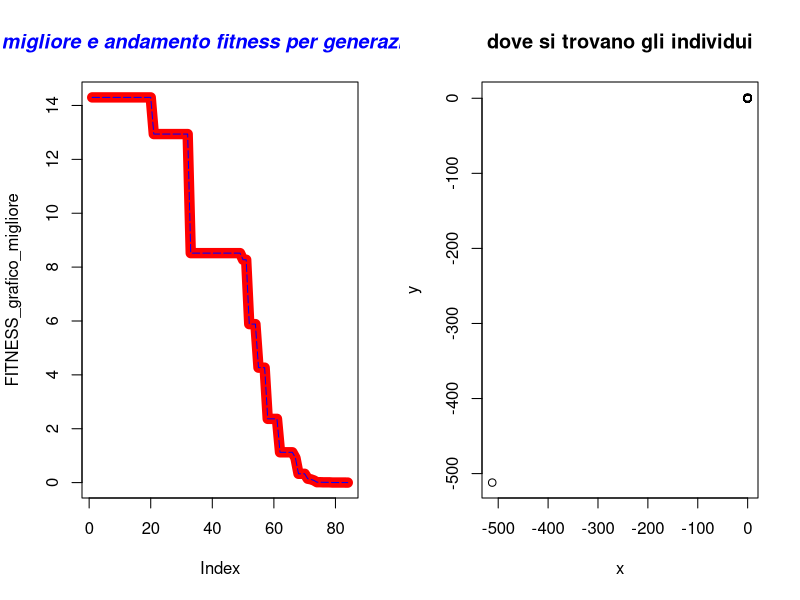

Write the R code that produced this figure.
#https://www.agnesevardanega.eu/wiki/r/grafici/parametri_grafici   link per parametri grafici
#  Author Nicola Bernabè ver 1.0 8/11/2021
# the implemented version of the GA refers to the following Journal: 
#

#prendo 2 individui che saranno i genitori presi casualmente dalla popolazione
mutazione_crossover_selezione<-function(Population,MAX_DIMENSION_POPULATION,genitori_1_2,CROSS_OVER_PROBABILITY,parametro_q,ub,lb,min_max,FUNZIONE_COSTO){
    #message(genitori_1_2[1]," rgrg ",genitori_1_2[2])
    #print(Population[1][genitori_1_2[1]])
    g1<-c(Population[1,genitori_1_2[1]],Population[2,genitori_1_2[1]],Population[3,genitori_1_2[1]])#k
    g2<-c(Population[1,genitori_1_2[2]],Population[2,genitori_1_2[2]],Population[3,genitori_1_2[2]])#p1
    g3<-c(Population[1,genitori_1_2[3]],Population[2,genitori_1_2[3]],Population[3,genitori_1_2[3]])#p2
    g4<-c(Population[1,genitori_1_2[4]],Population[2,genitori_1_2[4]],Population[3,genitori_1_2[4]])#p3
    x<-g2[1]+parametro_q*(g3[1]-g4[1])
    y<-g2[2]+parametro_q*(g3[2]-g4[2])
    if(x>ub[1]){
        x<-ub[1]
    }
    if(x<lb[1]){
        x<-lb[1]
    }
    if(y>ub[2]){
        y<-ub[2]
    }
    if(y<lb[2]){
        y<-lb[2]
    }
    mutazione<-c(x,y)#dopo aggiungo fitness
    #operatore crossover
    
    if(runif(1,  0,1)<=CROSS_OVER_PROBABILITY){
        if(runif(1,  0,1)<=0.5){#bisogna fare in modo che il figlio erediti qualcosa dal padre
            mutazione[1]<-g1[1]
            
        }else{
            mutazione[2]<-g1[2]
        }
        

    }#altrimenti g1 rimane invariato
    fitness<-FUNZIONE_COSTO(mutazione[1],mutazione[2])
    mutazione<-c(mutazione[1],mutazione[2],fitness)#dopo aggiungo fitness
    #2 motodo per crossover
    'I_1_e_I_2<-sample(1:(100), 2)
    I_1<-0
    I_2<-0
    if(I_1_e_I_2[1]<=I_1_e_I_2[2]){
        I_1<-I_1_e_I_2[1]
        I_2<-I_1_e_I_2[2]
    }else{
        I_1<-I_1_e_I_2[2]
        I_2<-I_1_e_I_2[1]
        
    }
    random_n<-sample(1:100, 1)
    if(random_n>=I_1 & random_n<=I_2){#metto direttamente i valori nella popolazione
        Population[1,genitori_1_2[1]]<-mutazione[1]
        Population[2,genitori_1_2[1]]<-mutazione[2]
        Population[3,genitori_1_2[1]]<-mutazione[3]
    }else{
        Population[1,genitori_1_2[1]]<-g1[1]
        Population[2,genitori_1_2[1]]<-g1[2]
        Population[3,genitori_1_2[1]]<-g1[3]
    }'
    #operazione selezione
    if(min_max==-1){#minimizzare
        if(mutazione[3]<=g1[3]){#controllo fitness
        Population[1,genitori_1_2[1]]<-mutazione[1]
        Population[2,genitori_1_2[1]]<-mutazione[2]
        Population[3,genitori_1_2[1]]<-mutazione[3]
    }else{
        Population[1,genitori_1_2[1]]<-g1[1]
        Population[2,genitori_1_2[1]]<-g1[2]
        Population[3,genitori_1_2[1]]<-g1[3]

    }
    }else{#massimizzare
    if(mutazione[3]>=g1[3]){#controllo fitness
        Population[1,genitori_1_2[1]]<-mutazione[1]
        Population[2,genitori_1_2[1]]<-mutazione[2]
        Population[3,genitori_1_2[1]]<-mutazione[3]
    }else{
        Population[1,genitori_1_2[1]]<-g1[1]
        Population[2,genitori_1_2[1]]<-g1[2]
        Population[3,genitori_1_2[1]]<-g1[3]

    }


    }
    
    #print(g1[1][genitori_1_2[1]])
    
    #print(Population)
    #print(Population[1,genitori_1_2[1]])
    return(Population)
}
aggiorno_file_individui<-function(Population,MAX_DIMENSION_POPULATION,generazione){
                individuo<-c()
                x<-c()
                y<-c()
                fitness<-c()
                for(i in 1:MAX_DIMENSION_POPULATION) {
                    x<-c(x,Population[1,i])
                    y<-c(y,Population[2,i])
                    fitness<-c(fitness,Population[3,i])
                    
                    }
            df<-data.frame(x,y,fitness)
            #nome_file<-"generazione"+generazione+".cvs"
            nome_file = paste("DE generazione ",generazione,".txt",sep="")
            #write.csv(df, file=nome_file,sep=";",row.names=FALSE)
            write.table(df, file= nome_file,sep=";",row.names=FALSE)
            }



#aggiorni migliore fitness
aggiorna_fitness<-function(BEST_FITNESS,Migliore_fitness_generazione){
            BEST_FITNESS[1]<-Migliore_fitness_generazione[1]
            BEST_FITNESS[2]<-Migliore_fitness_generazione[2]
            BEST_FITNESS[3]<-Migliore_fitness_generazione[3]
    return(BEST_FITNESS)


}

#scorro su tutti gli individui e cerco il fitneess migliore
controllo_migliore_fitness<-function(Population,MAX_UNKNOWNS,min_max){
    BEST_FITNESS<-c(Population[1,1],Population[2,1],Population[3,1])
    for(i in 2:dim(Population)[2]) {
        if(BEST_FITNESS[3]>Population[3,i] && min_max==-1){#minimizzo
            BEST_FITNESS[1]<-Population[1,i]
            BEST_FITNESS[2]<-Population[2,i]
            BEST_FITNESS[3]<-Population[3,i]

        }else if(BEST_FITNESS[3]<Population[3,i] && min_max==1){
            BEST_FITNESS[1]<-Population[1,i]
            BEST_FITNESS[2]<-Population[2,i]
            BEST_FITNESS[3]<-Population[3,i]
        }


    }

    return(c(BEST_FITNESS[1],BEST_FITNESS[2],BEST_FITNESS[3]))
}




#inizializzo la matrice
inizializzazione<-function(ub, lb,MAX_UNKNOWNS,MAX_DIMENSION_POPULATION,FUNZIONE_COSTO){
    Population<-matrix(1:1,nrow <- MAX_UNKNOWNS+1, ncol <- MAX_DIMENSION_POPULATION)#oltre alla x e y ci aggiungo anche la fitness, così ho 3 righe
    numero_casuale_x<-1
    numero_casuale_y <-1
    for(i in 1:dim(Population)[2]) {
        numero_casuale_x <- runif(1, lb[1],ub[1] )
        numero_casuale_y <- runif(1,  lb[2],ub[2])
        Population[1,i] <-numero_casuale_x
        Population[2,i] <-numero_casuale_y
        Population[3,i] <-FUNZIONE_COSTO(Population[1,i],Population[2,i])

    }


    return (Population)
}


mainDE<-function(ub,lb,MAX_UNKNOWNS,MAX_DIMENSION_POPULATION,MAXIMUM_GENERATION_NUMBER,STAZIONARIETA,precisione,min_max,stampo_generazione,CROSS_OVER_PROBABILITY,parametro_q,FUNZIONE_COSTO){
    

    Population<-inizializzazione(ub, lb,MAX_UNKNOWNS,MAX_DIMENSION_POPULATION,FUNZIONE_COSTO)#inizializzo la popolazione
    BEST_FITNESS<-controllo_migliore_fitness(Population,MAX_UNKNOWNS,min_max)
    FITNESS_grafico_migliore<-c()
    FITNESS_grafico_migliore_generazione<-c()
    #iterazioni calcolo per trovare il minimo
    indice_stazionarieta<-0#aumenta ad ogni generazione
    n_generazioni<-0
    for(i in 1:MAXIMUM_GENERATION_NUMBER){
        n_generazioni<-i
        for(j_iterazioni_individui in 1:MAX_DIMENSION_POPULATION/2){#mescolo e faccio accoppiare gli individui della generazione corrente
            genitori_1_2_indici<-sample(1:(MAX_DIMENSION_POPULATION), 4)#4 individui casuali e sono sicuro che siano diversi grazie alla funzione
            Population<-mutazione_crossover_selezione(Population,MAX_DIMENSION_POPULATION,genitori_1_2_indici,CROSS_OVER_PROBABILITY,parametro_q,ub,lb,min_max,FUNZIONE_COSTO)
            #print(Population)

            
            
            #print(BEST_FITNESS)


        }
        Migliore_fitness_generazione<-controllo_migliore_fitness(Population,MAX_UNKNOWNS,min_max)
        #print(Migliore_fitness_generazione)
        if(Migliore_fitness_generazione[3]<BEST_FITNESS[3]  && min_max==-1){#minimizzo
            BEST_FITNESS<-aggiorna_fitness(BEST_FITNESS,Migliore_fitness_generazione)
            indice_stazionarieta=0#ritorno a 0 la stazionarietà
            message("migliore soluzione-> x ",BEST_FITNESS[1]," y ",BEST_FITNESS[2]," fitness ",BEST_FITNESS[3])
        }else if(Migliore_fitness_generazione[3]>BEST_FITNESS[3]  && min_max==1){#minimizzo
            BEST_FITNESS<-aggiorna_fitness(BEST_FITNESS,Migliore_fitness_generazione)
            indice_stazionarieta=0#ritorno a 0 la stazionarietà
            message("migliore soluzione-> x ",BEST_FITNESS[1]," y ",BEST_FITNESS[2]," fitness ",BEST_FITNESS[3])
        }
        FITNESS_grafico_migliore<-c(FITNESS_grafico_migliore,BEST_FITNESS[3])
        FITNESS_grafico_migliore_generazione<-c(FITNESS_grafico_migliore_generazione,Migliore_fitness_generazione[3])

        if(indice_stazionarieta>=STAZIONARIETA){
            message("troppo stazionaria ","generazione-> ",i," stazionario->",indice_stazionarieta)
            aggiorno_file_individui(Population,MAX_DIMENSION_POPULATION,i)
            break
        }else{
            indice_stazionarieta=indice_stazionarieta+1
        }
        if((i%%stampo_generazione)==0){#stampo così so che sta facendo qualcosa
        
            message("generazione-> ",i," stazionario->",indice_stazionarieta)
            aggiorno_file_individui(Population,MAX_DIMENSION_POPULATION,i)
            

        }
        if(BEST_FITNESS[3]<precisione && min_max==-1){
            message("finito algoritmo DE, sono riuscito ad avere una soluzione molto buona ed è ",BEST_FITNESS[3]," alla generazione-> ",i)
            aggiorno_file_individui(Population,MAX_DIMENSION_POPULATION,i)
            break
        }else if(BEST_FITNESS[3]>precisione && min_max==1){
            message("finito algoritmo DE, sono riuscito ad avere una soluzione molto buona ed è ",BEST_FITNESS[3]," alla generazione-> ",i)
            aggiorno_file_individui(Population,MAX_DIMENSION_POPULATION,i)
            break
        }
            
        
    }
    windows()
    par(mfrow=c(1,2))
    plot(FITNESS_grafico_migliore, type="l", col="red",lwd=10)
    lines(FITNESS_grafico_migliore_generazione, type="l", col="blue",lty=5)
    title(main="migliore e andamento fitness per generazione", col.main="blue", font.main="4")

    x_individui<-c()
    y_individui<-c()
    for(x_y in 1:MAX_DIMENSION_POPULATION){
        x_individui<-c(x_individui,Population[1,x_y])
        y_individui<-c(y_individui,Population[2,x_y])

    }

    plot(x_individui, y_individui, xlab="x",ylab="y", main="dove si trovano gli individui") 
    BEST_FITNESS<-list(BEST_FITNESS,"DE",n_generazioni)
    return(BEST_FITNESS)
 
}

#miliardo
#ub<-c(1000000000,1000000000)  # upper bound of the unknowns
#lb<-c(-1000000000,-1000000000)  #lower bound of the unknowns
#aumeto_diminuisco_percentuale_valore=0.1
#milione
#ub<-c(1000000,1000000)  # upper bound of the unknowns
#lb<-c(-1000000,-1000000)  #lower bound of the unknowns
#aumeto_diminuisco_percentuale_valore=0.1
#mille
#ub<-c(100,100)  # upper bound of the unknowns
#lb<-c(-100,-100)  #lower bound of the unknowns

ub<-c(512,512)  
lb<-c(-512,-512)

parametro_q=0.1
#parametro_q=0.5
MAX_UNKNOWNS<-2  #numero variabili
MAX_DIMENSION_POPULATION<-1000#dimensione popolazione
CROSS_OVER_PROBABILITY<-0.65#probabilità per ogni generazione di usare il cross-over   in generale 0.65
   


MAXIMUM_GENERATION_NUMBER<-1000000
STAZIONARIETA<-10000
min_max<--1#-1 minimizzo,1 massimizzo
percentuale_generazione_stampo<-10  #ogni 10% delle generazioni fatte stampo su file tutti gli individui
stampo_generazione<-MAXIMUM_GENERATION_NUMBER/percentuale_generazione_stampo
#massimizzo
#precisione<-11.999999#Parabolic Function
#precisione<-79.999#rastrigin function 
#precisione<-414.23847913128#Parabolic Function

#minimizzo
precisione<-0.001#
#precisione<--0.999999#Easom function
#precisione<-0.2925789999#Schaffer function N. 4 f(0,+-1.25313)=0.292579
#precisione<--0.999999#per funzioni con minimo negativo
#precisione<--959.6406#Eggholder function   f(512,404.2319)=-959.6407   i domini x e y   ub<-c(512,512)  lb<-c(-512,-512)


FUNZIONE_COSTO<-function(x,y){
    #z<-(100*(y-(x)^2)^2)+(1-x)^2#FUNZIONE_COSTO banana  f(1,1)=0
    #z<-((1-x)^2)+100*((y-x^2))^2#Rosenbrock function constrained with a cubic and a line  sol f(1,1)=0
    #z<-(1.5-x+x*y)^2+(2.25-x+x*y^2)^2+(2.625-x+x*y^3)^2#Beale function f(3,0.5)=0
    #z<-0.26*(x^2+y^2)-0.48*x*y#Matyas function f(0,0)=0
    #z<-(sin(3*pi*x))^2+(x-1)^2*(1+sin(3*pi*y))+(y-1)^2*(1+(sin(2*pi*y))^2)#Lévi function N.13  f(1,1)=0
    #z<-0.5+((sin(x^2-y^2))^2-0.5)/(1+0.001*(x^2+y^2))^2#Schaffer function N. 2  f(0,0)=0
    #z<-2*x^2-1.05*x^4+(x^6/6)+x*y+y^2#THREE-HUMP CAMEL FUNCTION xi  [-5, 5]  f(0,0)=0
    #z<-100*sqrt(abs(y-0.01*x^2))+0.01*abs(x+10)#Bukin function N.6 f(-10,1)=0
    z<--20*exp(-0.2*sqrt((1/2)*(x*x+y*y)))-exp(1/2*((cos(2*pi*x)+cos(2*pi*y))))+20+exp(1)#ACKLEY FUNCTION xi  [-32.768, 32.768]  f(0,0)=0


    #z<-0.5+(((cos(sin(abs(x^2-y^2))))^2 - 0.5)/((1 + 0.001*(x^2+y^2))^2))#Schaffer function N. 4 f(0,+-1.25313)=0.292579

    #con minimo negativo
    #z<--cos(x)*cos(y)*exp(-((x-pi)^2+(y-pi)^2))#Easom function f(pi,pi)=-1  mettere precisione -0.999999
    
    #z<--(y+47)*sin(sqrt(abs(x/2+(y+47))))-x*sin(sqrt(abs(x-(y+47))))#Eggholder function   f(512,404.2319)=-959.6407    
    #precisione<--959.6406999
    #ub<-c(512,512)  
    #lb<-c(-512,-512)


    #massimizzare
    #z<-12-(x^2+y^2)/100 #Parabolic Function  f(0,0)=12 non so ma il massimo è 12
    #z<-80-(20+x^2+y^2-10*(cos(2*pi*x)+cos(2*pi*y)))#rastrigin function f(0,0)=80
    #z<-275-((x^4-16*x^2+5*x*0.5)+(y^4-16*y^2+5*y*0.5)+3)#Styblinski Function f(-2.8667,-2.8667)=414.23847913
    return (z)
}




soluzione<-mainDE(ub,lb,MAX_UNKNOWNS,MAX_DIMENSION_POPULATION,MAXIMUM_GENERATION_NUMBER,STAZIONARIETA,precisione,min_max,stampo_generazione,CROSS_OVER_PROBABILITY,parametro_q,FUNZIONE_COSTO)
#print(soluzione)



algoritmo<-c(soluzione[[2]][1])
x<-c(soluzione[[1]][1])
y<-c(soluzione[[1]][2])
fitness<-c(soluzione[[1]][3])
generazioni_soluzione<-c(soluzione[[3]][1])
df<-data.frame(algoritmo,x,y,fitness,generazioni_soluzione)
write.table(df, file="soluzione DE.txt",sep=";",row.names=FALSE)